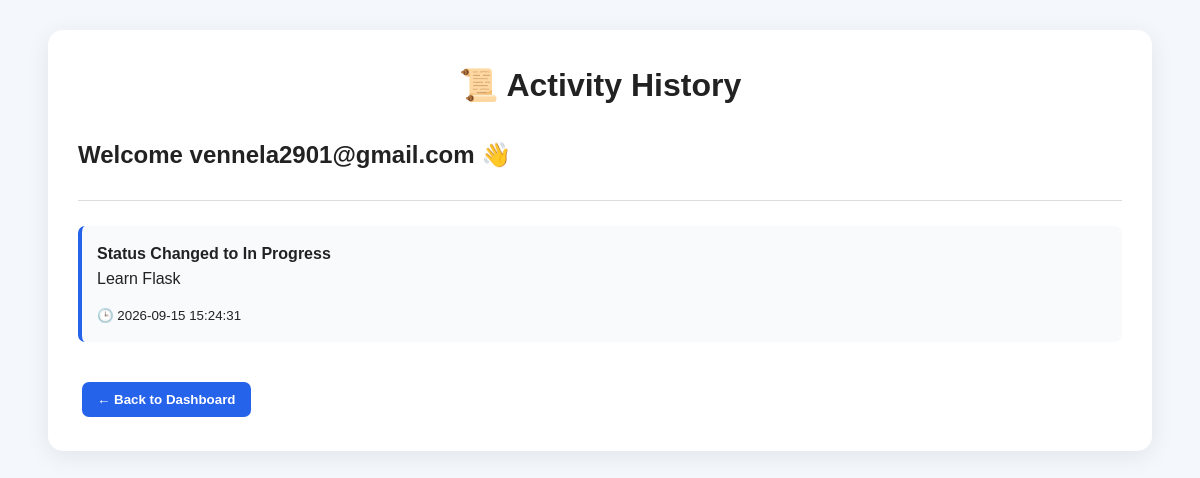
Page /activity (signed in) on the committed database.
### tables this page shows
CREATE TABLE activity (
    id INTEGER PRIMARY KEY AUTOINCREMENT,
    username TEXT NOT NULL,
    action TEXT NOT NULL,
    task TEXT NOT NULL,
    activity_time TIMESTAMP DEFAULT CURRENT_TIMESTAMP
);

### app.py (the view)
@app.route("/activity")
def activity():
    if "username" not in session:
        return redirect("/login")
    con = get_connection()
    cur = con.cursor()
    cur.execute("""
        SELECT action, task, activity_time
        FROM activity
        WHERE username=?
        ORDER BY id DESC
    """, (
        session["username"],
    ))
    activities = cur.fetchall()
    con.close()
    return render_template(
        "activity.html",
        username=session["username"],
        activities=activities
    )

### app.py (called while the page is built)
def get_connection():
    return sqlite3.connect("tasks.db")

### templates/activity.html (shortened to what this page needs)
<!DOCTYPE html>
<html lang="en">
<head>
    <link rel="stylesheet"
          href="{{ url_for('static', filename='css1/style.css') }}">
</head>
<body>
<div class="container">
    <h1>📜 Activity History</h1>
    <h2>Welcome {{ username }} 👋</h2>
    <hr>
    {% if activities %}
        {% for activity in activities %}
        <div class="activity-item">
            <div class="activity-content">
                <strong>
                    {{ activity[0] }}
                </strong>
                <p>
                    {{ activity[1] }}
                </p>
                <small>
                    🕒 {{ activity[2] }}
                </small>
            </div>
        </div>
        {% endfor %}
    {% endif %}
    <br>
    <a href="/dashboard">
        <button>
            ← Back to Dashboard
        </button>
    </a>
</div>
</body>
</html>

### static/css1/style.css (style rules this page uses)
* { box-sizing: border-box; margin: 0; padding: 0; }
body { font-family: Arial, Helvetica, sans-serif; background: #f4f7fb; color: #222; line-height: 1.6; }
.container { width: 92%; max-width: 1200px; margin: 30px auto; background: white; padding: 30px; border-radius: 15px; box-shadow: 0 5px 25px rgba(0, 0, 0, 0.08); }
h1 { text-align: center; margin-bottom: 10px; font-size: 32px; }
h2 { margin-top: 25px; margin-bottom: 15px; }
p { margin-bottom: 10px; }
a { text-decoration: none; color: #2563eb; }
hr { border: none; border-top: 1px solid #ddd; margin: 25px 0; }
button { border: none; padding: 10px 15px; border-radius: 7px; cursor: pointer; background: #2563eb; color: white; font-weight: bold; margin: 4px; transition: 0.2s; }
.activity-item { padding: 15px; margin-bottom: 10px; background: #f8fafc; border-left: 4px solid #2563eb; border-radius: 7px; }

### rows in the picture
activity: username "vennela2901@gmail.com", action "Status Changed to In Progress", task "Learn Flask", activity_time "2026-09-15 15:24:31"
